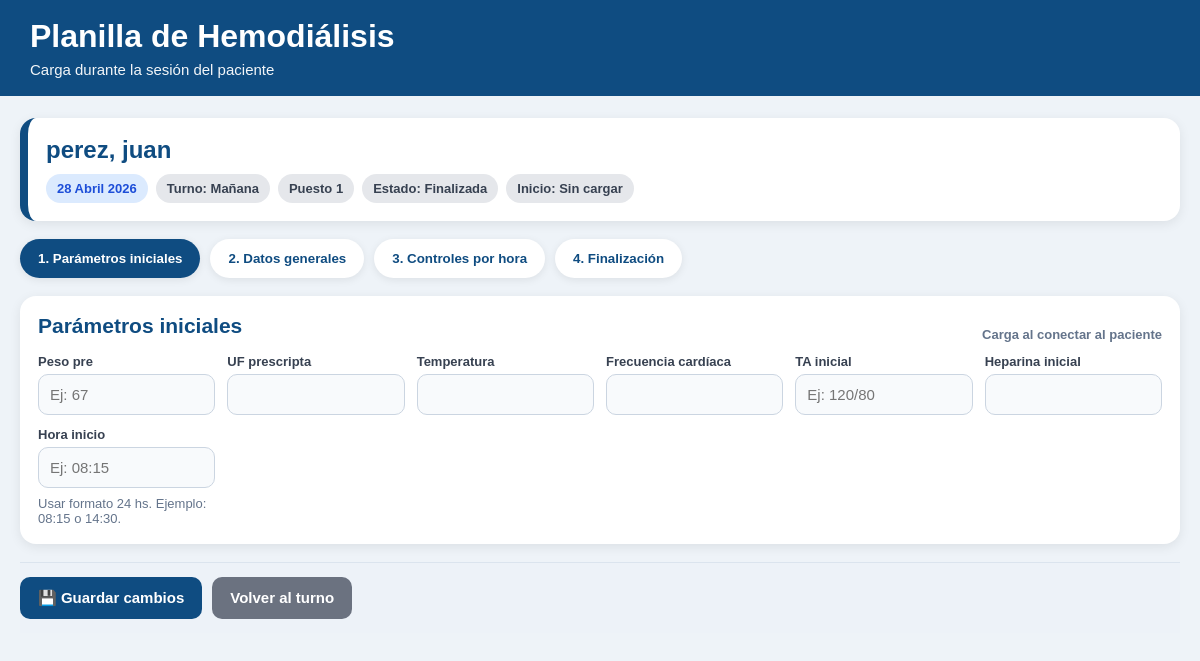
The page /signos/13/ (signed in) on the database its author committed.
### sesiones/models.py (models this page shows, shortened)
class SesionDialisis(models.Model):
    TURNO_CHOICES = [
        ("manana", "Mañana"),
        ("tarde", "Tarde"),
        ("noche", "Noche"),
    ]
    ESTADO_CHOICES = [
        ("pendiente", "Pendiente"),
        ("activa", "En sesión"),
        ("finalizada", "Finalizada"),
    ]
    paciente = models.ForeignKey(Paciente, on_delete=models.CASCADE)
    puesto = models.ForeignKey(Puesto, on_delete=models.SET_NULL, null=True, blank=True)
    fecha = models.DateField()
    turno = models.CharField(max_length=10, choices=TURNO_CHOICES)
    estado = models.CharField(max_length=20, choices=ESTADO_CHOICES, default="pendiente")
    peso_pre = models.DecimalField(max_digits=5, decimal_places=2, null=True, blank=True)
    peso_post = models.DecimalField(max_digits=5, decimal_places=2, null=True, blank=True)
    ta_inicial = models.CharField(max_length=20, blank=True)
    ta_final = models.CharField(max_length=20, blank=True)
    medicacion = models.TextField(blank=True)
    incidencias = models.TextField(blank=True)
    observaciones = models.TextField(blank=True)
    finalizada = models.BooleanField(default=False)
    creada_en = models.DateTimeField(auto_now_add=True)
    class Meta:
        ordering = ["-fecha", "turno"]

class Puesto(models.Model):
    numero = models.PositiveIntegerField(unique=True)
    activo = models.BooleanField(default=True)
    def __str__(self):
        return f"Puesto {self.numero}"

class PlanillaHemodialisis(models.Model):
    sesion = models.OneToOneField(SesionDialisis, on_delete=models.CASCADE)
    acceso_vascular = models.CharField(max_length=100, blank=True)
    dializador = models.CharField(max_length=100, blank=True)
    concentrado = models.CharField(max_length=100, blank=True)
    agujas = models.CharField(max_length=100, blank=True)
    talla = models.CharField(max_length=50, blank=True)
    peso_seco = models.DecimalField(max_digits=5, decimal_places=2, null=True, blank=True)
    td = models.CharField(max_length=50, blank=True)
    qb = models.CharField(max_length=50, blank=True)
    qd = models.CharField(max_length=50, blank=True)
    na = models.CharField(max_length=50, blank=True)
    peso_pre = models.DecimalField(max_digits=5, decimal_places=2, null=True, blank=True)
    peso_post = models.DecimalField(max_digits=5, decimal_places=2, null=True, blank=True)
    uf_prescripta = models.CharField(max_length=50, blank=True)
    temperatura_inicial = models.CharField(max_length=50, blank=True)
    frecuencia_cardiaca_inicial = models.CharField(max_length=50, blank=True)
    ta_inicial = models.CharField(max_length=50, blank=True)
    heparina_inicial = models.CharField(max_length=100, blank=True)
    hora_inicio = models.CharField(max_length=50, blank=True)
    temperatura_final = models.CharField(max_length=50, blank=True)
    ta_egreso = models.CharField(max_length=50, blank=True)
    frecuencia_cardiaca_final = models.CharField(max_length=50, blank=True)
    uf_final = models.CharField(max_length=50, blank=True)
    hora_fin = models.CharField(max_length=50, blank=True)
    atb = models.CharField(max_length=100, blank=True)
    observaciones = models.TextField(blank=True)

### pacientes/models.py (models this page shows)
class Paciente(models.Model):
    nombre = models.CharField(max_length=100)
    apellido = models.CharField(max_length=100)
    dni = models.CharField(max_length=20, unique=True)
    fecha_nacimiento = models.DateField(null=True, blank=True)
    telefono = models.CharField(max_length=30, blank=True)
    direccion = models.CharField(max_length=200, blank=True)
    obra_social = models.CharField(max_length=100, blank=True)
    diagnostico = models.TextField(blank=True)
    acceso_vascular = models.CharField(max_length=100, blank=True)
    medico_tratante = models.CharField(max_length=100, blank=True)
    activo = models.BooleanField(default=True)
    observaciones = models.TextField(blank=True)
    creado_en = models.DateTimeField(auto_now_add=True)
    class Meta:
        ordering = ["apellido", "nombre"]
    def __str__(self):
        return f"{self.apellido}, {self.nombre}"

### dashboard/views.py (the view, shortened to what this page needs)
# urls.py: path("signos/<int:sesion_id>/", views.editar_signos, name="editar_signos"),
@login_required
def editar_signos(request, sesion_id):
    sesion = get_object_or_404(SesionDialisis, id=sesion_id)
    planilla, _ = PlanillaHemodialisis.objects.get_or_create(sesion=sesion)
    controles = []
    for i in range(1, 5):
        control, _ = ControlHorarioHemodialisis.objects.get_or_create(
            planilla=planilla,
            hora=i
        )
        controles.append(control)
    return render(request, "dashboard/editar_signos.html", {
        "sesion": sesion,
        "planilla": planilla,
        "controles": controles,
    })

### dashboard/templates/dashboard/editar_signos.html (shortened to what this page needs)
<!DOCTYPE html>
<html lang="es">
<head>
</head>
<body>
<div class="header">
    <h1>Planilla de Hemodiálisis</h1>
    <div class="sub">Carga durante la sesión del paciente</div>
</div>
<div class="container">
<form method="post">
    <div class="paciente-box">
        <div class="paciente-nombre">{{ sesion.paciente }}</div>
        <div class="chips">
            <span class="chip chip-blue">{{ sesion.fecha }}</span>
            <span class="chip">Turno: {{ sesion.get_turno_display }}</span>
            <span class="chip">{{ sesion.puesto|default:"Sin puesto" }}</span>
            <span class="chip">Estado: {{ sesion.get_estado_display }}</span>
            <span class="chip">Inicio: {{ planilla.hora_inicio|default:"Sin cargar" }}</span>
        </div>
    </div>
    <div class="tabs">
        <button type="button" class="tab-btn active" data-tab="inicial" onclick="mostrarHoja('inicial')">
            1. Parámetros iniciales
        </button>
        <button type="button" class="tab-btn" data-tab="generales" onclick="mostrarHoja('generales')">
            2. Datos generales
        </button>
        <button type="button" class="tab-btn" data-tab="controles" onclick="mostrarHoja('controles')">
            3. Controles por hora
        </button>
        <button type="button" class="tab-btn" data-tab="finales" onclick="mostrarHoja('finales')">
            4. Finalización
        </button>
    </div>
    <div id="hoja-inicial" class="hoja-tab">
        <div class="card">
            <div class="section-title">
                <h2>Parámetros iniciales</h2>
                <span class="ayuda">Carga al conectar al paciente</span>
            </div>
            <div class="grid">
<div>
    <label>Peso pre</label>
    <input
        type="number"
        step="0.01"
        name="peso_pre"
        id="peso_pre"
        value="{% if planilla.peso_pre %}{{ planilla.peso_pre|stringformat:'g' }}{% elif sesion.peso_pre %}{{ sesion.peso_pre|stringformat:'g' }}{% endif %}"
        placeholder="Ej: 67"
    >
</div>
                <div>
                    <label>UF prescripta</label>
                    <input name="uf_prescripta" value="{{ planilla.uf_prescripta }}">
                </div>
                <div>
                    <label>Temperatura</label>
                    <input name="temperatura_inicial" value="{{ planilla.temperatura_inicial }}">
                </div>
                <div>
                    <label>Frecuencia cardíaca</label>
                    <input name="frecuencia_cardiaca_inicial" value="{{ planilla.frecuencia_cardiaca_inicial }}">
                </div>
                <div>
                    <label>TA inicial</label>
                    <input name="ta_inicial" value="{{ planilla.ta_inicial }}" placeholder="Ej: 120/80">
                </div>
                <div>
                    <label>Heparina inicial</label>
                    <input name="heparina_inicial" value="{{ planilla.heparina_inicial }}">
                </div>
                <div>
                    <label>Hora inicio</label>
                    <input id="horaInicioInput" name="hora_inicio" value="{{ planilla.hora_inicio }}" placeholder="Ej: 08:15">
                    <div class="mini-ayuda">Usar formato 24 hs. Ejemplo: 08:15 o 14:30.</div>
                </div>
            </div>
        </div>
    </div>
    <div class="acciones">
      <button type="submit" class="btn">💾 Guardar cambios</button>
        <a href="/turno/?turno={{ sesion.turno }}" class="btn btn-sec">Volver al turno</a>
    </div>
</form>
</div>
</body>
</html>

### dashboard/templates/dashboard/editar_signos.html (style rules this page uses)
body { font-family: Arial, sans-serif; background: #eef3f8; margin: 0; color: #1f2937; }
.header { background: #0f4c81; color: white; padding: 18px 30px; }
.header h1 { margin: 0 0 6px 0; }
.header .sub { font-size: 15px; opacity: 0.95; }
.container { max-width: 1350px; margin: 22px auto; padding: 0 20px; }
.paciente-box { background: white; border-radius: 16px; padding: 18px; box-shadow: 0 3px 12px rgba(0,0,0,0.08); margin-bottom: 18px; border-left: 8px solid #0f4c81; }
.paciente-nombre { font-size: 24px; font-weight: bold; color: #0f4c81; margin-bottom: 10px; }
.chips { display: flex; gap: 8px; flex-wrap: wrap; }
.chip { background: #e5e7eb; color: #374151; padding: 7px 11px; border-radius: 999px; font-size: 13px; font-weight: bold; }
.chip-blue { background: #dbeafe; color: #1d4ed8; }
.tabs { display: flex; gap: 10px; margin-bottom: 18px; flex-wrap: wrap; }
.tab-btn { border: none; padding: 12px 18px; border-radius: 999px; background: white; color: #0f4c81; font-weight: bold; cursor: pointer; box-shadow: 0 2px 8px rgba(0,0,0,0.08); }
.tab-btn.active { background: #0f4c81; color: white; }
.card { background: white; border-radius: 16px; padding: 18px; box-shadow: 0 3px 12px rgba(0,0,0,0.08); margin-bottom: 18px; }
.card h2 { color: #0f4c81; margin: 0 0 16px 0; font-size: 21px; }
.grid { display: grid; grid-template-columns: repeat(auto-fit, minmax(170px, 1fr)); gap: 12px; }
label { font-weight: bold; font-size: 13px; display: block; margin-bottom: 5px; color: #374151; }
input, textarea { width: 100%; padding: 11px; border: 1px solid #cbd5e1; border-radius: 10px; box-sizing: border-box; font-size: 15px; background: #f8fafc; }
.acciones { position: sticky; bottom: 0; background: rgba(238,243,248,0.96); padding: 14px 0; display: flex; gap: 10px; flex-wrap: wrap; border-top: 1px solid #dbe4ee; }
.btn { text-decoration: none; border: none; background: #0f4c81; color: white; padding: 12px 18px; border-radius: 10px; font-weight: bold; cursor: pointer; font-size: 15px; }
.btn-sec { background: #6b7280; }
.section-title { display: flex; justify-content: space-between; gap: 10px; align-items: center; flex-wrap: wrap; }
.ayuda { font-size: 13px; color: #64748b; font-weight: bold; }
.mini-ayuda { color: #64748b; font-size: 13px; margin-top: 8px; }

### rows shown on the page
SesionDialisis: paciente "perez, juan", fecha "28 Abril 2026", turno "Mañana", puesto "Puesto 1", estado "Finalizada"
PlanillaHemodialisis: hora_inicio "Sin cargar"
